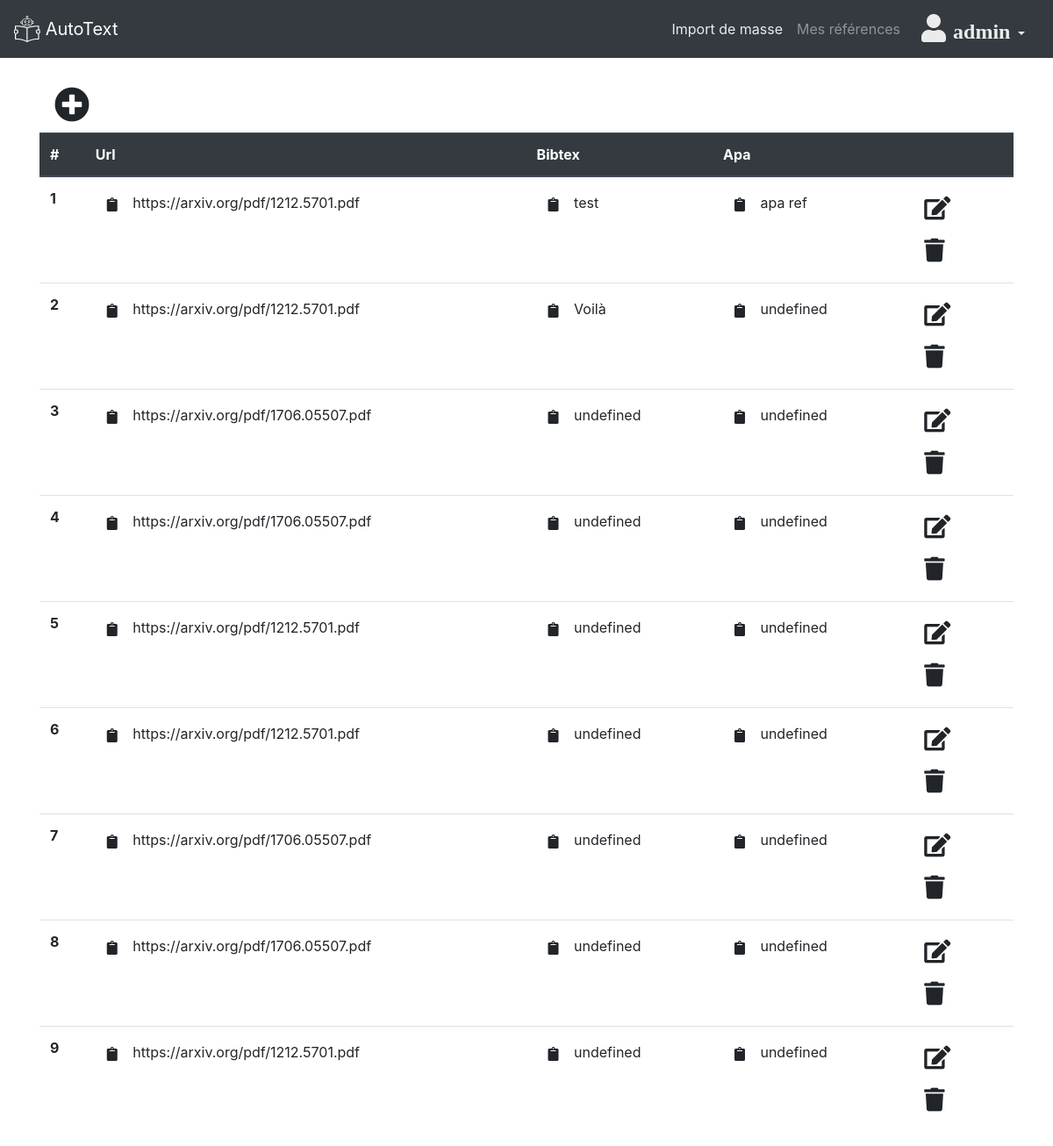
Before: /myReferences (signed in) with the older database file.
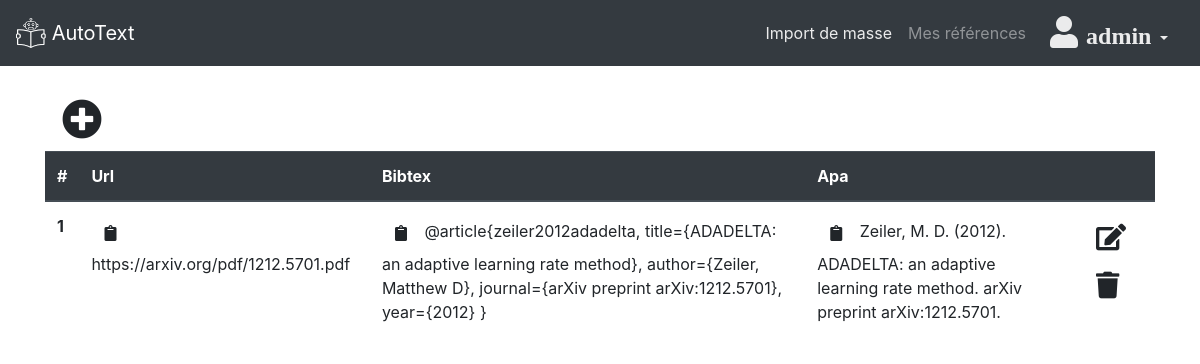
After: the same page with the newer database file.
### autotext/models/referencePDF.py (models this page shows, shortened)
class ReferencePDF(Reference):
    def _retrieve_content(self):
        """
        Retrieve content (pdf file) on the web, if not already done.
        """
        try:
            response = get(self.url)
            temp = tempfile.NamedTemporaryFile()
            temp.write(response.content)
            temp.seek(0)
            content = temp
        except RequestException as e:
            self.log_error(
                'Error during requests to {0} : {1}'.format(self.url, str(e)))
            return None
        return content

### autotext/views.py (the view)
# urls.py: path('myReferences', views.myReferences, name='myReferences'),
def myReferences(request):
    if not request.user.is_authenticated:
        return redirect('/accounts/login')
    else:
        template = loader.get_template('autotext/myReferences.html')
        webography = Webography.objects.filter(user=request.user)[0]
        referencepdf_set = webography.referencepdf_set.all()
        referenceweb_set = webography.referenceweb_set.all()
        reference_set = list(
            chain(referencepdf_set, referenceweb_set))
        request.session['webographyId'] = webography.id
        add_ref_form = ReferenceForm()
        context = {
            'reference_set': reference_set,
            'add_ref_form': add_ref_form
        }
        return HttpResponse(template.render(context, request))

### autotext/models/reference.py (called while the page is built)
    @property
    def bibtex_reference(self):
        if self._bibtex_reference is None or self._bibtex_reference == "":
            self._bibtex_reference = self._get_bibtex_reference()
            self.save()
        return self._bibtex_reference

    @property
    def apa_reference(self):
        if self._apa_reference is None or self._apa_reference == "":
            self._apa_reference = self._get_formatted_reference('apa')
            self.save()
        return self._apa_reference

### autotext/templatetags/util.py (called while the page is built)
@register.filter
def get_type(obj):
    return type(obj)

### autotext/templates/autotext/myReferences.html (shortened to what this page needs)
{% extends 'autotext/base.html' %} {% block content %}
{% load util %}
<div class="container">
  {% if user.is_authenticated %}
  <button class="btn btn-lg" data-toggle="modal" data-target="#addRefModal">
    <i title="Ajouter une référence" class="fa fa-2x fa-plus-circle"></i>
  </button>
  {%if reference_set is not None %}
  <table class="table table-hover table-responsive-xl">
    <thead class="thead-dark">
      <tr>
        <th scope="col">#</th>
        <th scope="col">Url</th>
        <th scope="col">Bibtex</th>
        <th scope="col">Apa</th>
        <th></th>
      </tr>
    </thead>
    <tbody>
      {% for ref in reference_set %}
      <tr>
        <th scope="row">{{ forloop.counter }}</th>
        <td class="apa_reference">
          <button
            title="Copier dans le presse papier"
            class="url_copy_btn btn"
            onclick="copyRefToClipBoard('{{ forloop.counter0 }}','url')"
          >
            <i class="fa fa-clipboard"></i>
          </button>
          {{ ref.url }}
        </td>
        <td class="bibtex_reference">
          <button
            title="Copier dans le presse papier"
            class="bibtex_copy_btn btn"
            onclick="copyRefToClipBoard('{{ forloop.counter0 }}', 'bibtex')"
          >
            <i class="fa fa-clipboard"></i>
          </button>
          {{ ref.bibtex_reference }}
        </td>
        <td class="apa_reference">
          <button
            title="Copier dans le presse papier"
            class="apa_copy_btn btn"
            onclick="copyRefToClipBoard('{{ forloop.counter0 }}','apa')"
          >
            <i class="fa fa-clipboard"></i>
          </button>
          {{ ref.apa_reference }}
        </td>
        <td>
          <button
            class="btn btn-lg"
            data-toggle="modal" data-target="#editRefModal{{ref.id}}"
          >
            <i title="Modifier la référence" class="fa-lg fa fa-edit"></i>
          </button>
          <form method="post" action="/myReferences/deleteReference">
            <button
            class="btn btn-lg" type="submit" name="delete_ref" value="{{ref.id}};{{ref|get_type}}"
            >
            <i title="Supprimer la référence" class="fa-lg fa fa-trash"></i>
          </button>
          </form>
        </td>
      </tr>
      </div>
      {% endfor %}
    {%endif%}
  {% endif %}
{% endblock %}

### autotext/templates/autotext/base.html (shortened to what this page needs)
{% load static %}
<!DOCTYPE html>
<html lang="fr">
  <head>
    <link
      rel="stylesheet"
      href="https://stackpath.bootstrapcdn.com/bootstrap/4.2.1/css/bootstrap.min.css"
    />
    <link
      rel="stylesheet"
      href="https://use.fontawesome.com/releases/v5.7.2/css/all.css"
    />
    <link rel="stylesheet" href="{% static 'autotext/style.css' %}" />
  </head>
  <header>
    <div class="header">
      <nav class="navbar navbar-expand-lg navbar-dark bg-dark">
        <a class="navbar-brand" href="/">
          <img
            src="{% static 'images/logo_white.png' %}"
            width="30"
            height="30"
            class="d-inline-block align-top"
            alt=""
          />
          AutoText
        </a>
        <div class="collapse navbar-collapse justify-content-end" id="navbarCollapse">
          <ul class="navbar-nav">
            <li class="nav-item active">
              <a class="nav-link" href="#"
                >Import de masse</a
              >
            </li>
            <li class="nav-item">
              <a class="nav-link" href="/myReferences">Mes références</a>
            </li>
          </ul>
        </div>
        {% if user.is_authenticated %}
          <div class="dropdown">
            <a class="nav-link dropdown-toggle" href="" data-toggle="dropdown">
                <i class="fa fa-user nav-icon">
                    <span class="connect">{{user.username}}</span>
                </i>
            </a>
          {% endif %}
      </nav>
    </div>
  </header>
  <br />
  <body>
    {% block content %} {% endblock %}
  </body>
</html>

### autotext/templates/autotext/reference_form.html (shortened to what this page needs)
{% load util %}

### autotext/static/autotext/style.css (style rules this page uses)
.nav-link { color: white; opacity: 0.9; text-align: left; }
.nav-icon { color: white; font-size: 32px; }
.connect { font-size: 24px; }

Changed rows visible on the page:
removed ReferencePDF: url "https://arxiv.org/pdf/1212.5701.pdf", bibtex_reference "test", apa_reference "apa ref", {{ ref.id }} 71 (drawn)
removed ReferencePDF: url "https://arxiv.org/pdf/1212.5701.pdf", bibtex_reference "Voilà", apa_reference "undefined", {{ ref.id }} 72 (drawn)
removed ReferencePDF: url "https://arxiv.org/pdf/1706.05507.pdf", bibtex_reference "undefined", apa_reference "undefined", {{ ref.id }} 73 (drawn)
removed ReferencePDF: url "https://arxiv.org/pdf/1706.05507.pdf", bibtex_reference "undefined", apa_reference "undefined", {{ ref.id }} 74 (drawn)
removed ReferencePDF: url "https://arxiv.org/pdf/1212.5701.pdf", bibtex_reference "undefined", apa_reference "undefined", {{ ref.id }} 75 (drawn)
removed ReferencePDF: url "https://arxiv.org/pdf/1212.5701.pdf", bibtex_reference "undefined", apa_reference "undefined", {{ ref.id }} 76 (drawn)
removed ReferencePDF: url "https://arxiv.org/pdf/1706.05507.pdf", bibtex_reference "undefined", apa_reference "undefined", {{ ref.id }} 77 (drawn)
removed ReferencePDF: url "https://arxiv.org/pdf/1706.05507.pdf", bibtex_reference "undefined", apa_reference "undefined", {{ ref.id }} 78 (drawn)
removed ReferencePDF: url "https://arxiv.org/pdf/1212.5701.pdf", bibtex_reference "undefined", apa_reference "undefined", {{ ref.id }} 79 (drawn)
added ReferencePDF: url "https://arxiv.org/pdf/1212.5701.pdf", bibtex_reference "@article{zeiler2012adadelta, title={ADADELTA: an adaptive learning rate method}, author={Zeiler, Matthew D}, journal={arXiv preprint arXiv:1212.5701}, year={2012} }", apa_reference "Zeiler, M. D. (2012). ADADELTA: an adaptive learning rate method. arXiv preprint arXiv:1212.5701.", {{ ref.id }} 81 (drawn)
